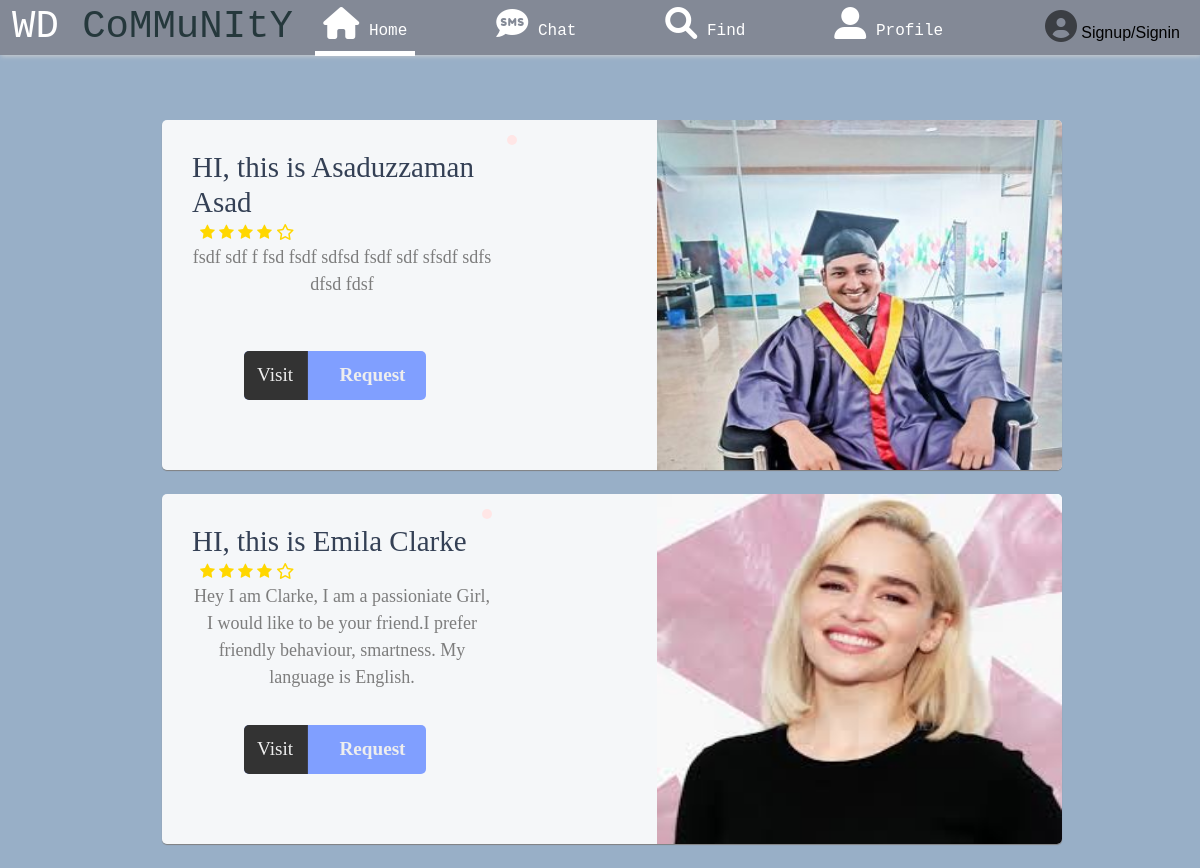
The app's page /woman with its own data.
### homepage/models.py (models this page shows, shortened)
class profile(models.Model):
    name = models.CharField (max_length=99,null=True,blank=True)
    username = models.CharField (max_length=99,null=True,blank=True)
    skills = models.CharField (max_length=99)
    framework = models.CharField (max_length=99)
    education = models.CharField (max_length=99)
    phone = models.CharField (max_length=99)
    email = models.CharField (max_length=99)
    description = models.TextField ()
    gender = models.CharField (max_length=99,null=True)
    cover_pic = models.ImageField(upload_to='photo/', blank=True, null=True, default = "photo/cover.png")
    profile_pic = models.ImageField(upload_to='photo/', blank=True, null=True, default = "photo/user.jpg")

### homepage/views.py (the view)
# urls.py: path('woman',views.woman.as_view(),name="woman"),
class woman (ListView):
    model = profile
    template_name = "woman.html"
    ordering = ['-id']

### templates/woman.html (shortened to what this page needs)
{% load static %}
<!DOCTYPE html>
<html lang="en">
<head>
    <link href="https://cdn.jsdelivr.net/npm/bootstrap@5.1.3/dist/css/bootstrap.min.css" rel="stylesheet"
>
    <link rel="stylesheet" href="https://cdnjs.cloudflare.com/ajax/libs/font-awesome/6.0.0-beta3/css/all.min.css"
 />
    <link href="http://fonts.cdnfonts.com/css/romantic" rel="stylesheet">
    <link href="http://fonts.cdnfonts.com/css/valeerie-morrie" rel="stylesheet">
</head>
<body>
    <nav class="navbar navbar-expand-lg navbar-light nav fixed-top">
        <div class="container-fluid box_shadow">
            <a style="color: white; font-family:monospace; font-size: 39px;" class="navbar-brand" href="/">WD
                <span style="color: #25383C">CoMMuNItY</span></a>
            <div class="collapse navbar-collapse" id="navbarSupportedContent">
                <ul class="navbar-nav navs ms-auto mb-2 mb-lg-0">
                    <li class="nav-item nav_item">
                        <a style="color: white; border-bottom: 5px solid white;text-decoration: none;font-family: monospace;"
                            class="nav-link" aria-current="page" href="{% url 'home' %}"><i
                                class="fas fa-home fa-2x"></i> Home</a>
                    </li>
                    <li class="nav-item nav_item">
                        <a style="color: white ;text-decoration: none;font-family: monospace;" class="nav-link"
                            aria-current="page" href="{% url 'chat_list' %}"><i class="fas fa-sms fa-2x"></i> Chat</a>
                    </li>
                    <li class="nav-item nav_item">
                        <a style="color: white ;text-decoration: none;font-family: monospace;" class="nav-link"
                            aria-current="page" href="/"><i class="fas fa-search fa-2x"></i> Find</a>
                    </li>
                    <li class="nav-item nav_item">
                        <a style="color: white;text-decoration: none;font-family: monospace;" class="nav-link"
                            aria-current="page" href="{% url 'user_profile' %}"><i class="fas fa-user-alt fa-2x"></i>
                            Profile</a>
                    </li>
                </ul>
                <ul style="margin: none;" class="navbar-nav ms-auto mb-2 mb-lg-0">
                    <li style="float: left;margin-top: 0px;" class="nav-item dropdown">
                        {% if user.is_authenticated %}
                    <li style="float: left;margin-top: 0px;" class="nav-item dropdown">
                        <a style="color: black;text-decoration: none;" class="nav-link-user dropdown-toggle" href="#"
                            id="navbarDropdown" role="button" data-bs-toggle="dropdown" aria-expanded="false">
                            <i style = "color: white;" class="fas fa-user-circle fa-2x"></i>
                            <span style="color: white; font-family: monospace;"> Sign in as {{ user.username }}</span>
                        </a>
                        <ul class="dropdown-menu" aria-labelledby="navbarDropdown">
                            <li><a class="dropdown-item" href="{% url 'signout' %}">Sign out</a></li>
                        </ul>
                    </li>
                    {% else %}
                    <a style="color: whblackite ;" class="nav-link" aria-current="page" href="{% url 'signin' %}"><i
                            class="fas fa-user-circle fa-2x"></i>
                        <span style="color: black;font-family: 'Winter', sans-serif;"> Signup/Signin</span>
                    </a>
                    {% endif %}
                    </li>
                </ul>
            </div>
        </div>
    </nav>
    <br>
    <br>
    <br>
    <br>
    <br>
    <div style="width: 73%;margin: auto;">
        {% for profile in object_list %}
        {% if profile.username != user.username %}
        <div>
            <link rel="stylesheet"
                href="https://cdnjs.cloudflare.com/ajax/libs/font-awesome/4.7.0/css/font-awesome.min.css">
            <div id="container">
                <div class="product-details">
                    <h1 style="font-size: 29px;">HI, this is {{ profile.name }}</h1>
                    <span class="hint-star star">
                        <i class="fa fa-star" aria-hidden="true"></i>
                        <i class="fa fa-star" aria-hidden="true"></i>
                        <i class="fa fa-star" aria-hidden="true"></i>
                        <i class="fa fa-star" aria-hidden="true"></i>
                        <i class="fa fa-star-o" aria-hidden="true"></i>
                    </span>
                    <p class="information">{{ profile.description }}</p>
                    <div class="control">
                        <a href="{% url 'user_profile_view' profile.pk %}"><button class="btn">
                            <span class="price">Visit</span>
                            <span class="buy">Request</span>
                        </button></a>
                    </div>
                </div>
                <div class="product-image">
                    {% if profile.profile_pic %}
                    <img src="{{ profile.profile_pic.url }}" alt="">
                    {% else %}
                    <img src="{% static 'user.jpg' %}" alt="">
                    {% endif %}
                </div>
            </div>
            <br>
            {% endif %}
            {% endfor %}
        </div>
    </div>
</body>
</html>

### templates/woman.html (style rules this page uses)
.nav_item { margin-right: 73px; }
.box_shadow { background-color: #838996; height: 39px; }
.nav { -webkit-box-shadow: 1px 1px 5px 0px rgba(207, 207, 207, 1); -moz-box-shadow: 1px 1px 5px 0px rgba(207, 207, 207, 1); box-shadow: 1px 1px 5px 0px rgba(207, 207, 207, 1); }
.navbar { background-color: #838996; }
.navs { margin: auto; }
body { background-color: #98AFC7; background-attachment: fixed; background-size: cover; }
#container { box-shadow: 0 1px 1px grey; background: rgba(255, 255, 255, 0.90); text-align: center; border-radius: 5px; overflow: hidden; margin: auto; height: 350px; width: 900px; }
.product-details { position: relative; text-align: left; overflow: hidden; padding: 30px; height: 100%; float: left; width: 40%; }
#container .product-details h1 { font-family: 'Bebas Neue', cursive; display: inline-block; position: relative; font-size: 30px; color: #344055; margin: 0; }
#container .product-details h1:before { position: absolute; content: ''; right: 0%; top: 0%; transform: translate(25px, -15px); font-family: 'Bree Serif', serif; display: inline-block; background: #ffe6e6; border-radius: 5px; font-size: 14px; padding: 5px; color: white; margin: 0; animation: chan-sh 6s ease infinite; }
.hint-star { display: inline-block; margin-left: 0.5em; color: gold; width: 50%; }
#container .product-details>p { font-family: 'EB Garamond', serif; text-align: center; font-size: 18px; color: #7d7d7d; }
.control { position: absolute; bottom: 20%; left: 22.8%; }
.btn { transform: translateY(0px); transition: 0.3s linear; background: #809fff; border-radius: 5px; position: relative; overflow: hidden; cursor: pointer; outline: none; border: none; color: #eee; padding: 0; margin: 0; }
.btn span { font-family: 'Farsan', cursive; transition: transform 0.3s; display: inline-block; padding: 10px 20px; font-size: 1.2em; margin: 0; }
.btn .price, .shopping-cart { background: #333; border: 0; margin: 0; }
.btn .price { transform: translateX(-10%); padding-right: 15px; }
.btn .buy { z-index: 3; font-weight: bolder; }
.product-image { transition: all 0.3s ease-out; display: inline-block; position: relative; overflow: hidden; height: 100%; float: right; width: 45%; display: inline-block; }
#container img { width: 100%; height: 100%; }

### records on screen
profile: name "Asaduzzaman Asad", description "fsdf sdf f fsd fsdf sdfsd fsdf sdf sfsdf sdfs dfsd fdsf", profile_pic (picture)
profile: name "Emila Clarke", description "Hey I am Clarke, I am a passioniate Girl, I would like to be your friend.I prefer friendly behaviour, smartness. My language is English.", profile_pic (picture)
